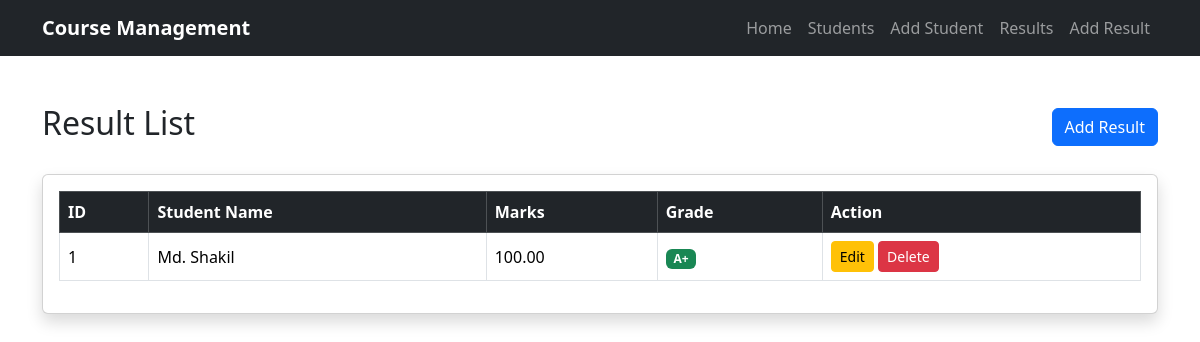
Before: /results/ with the older database file.
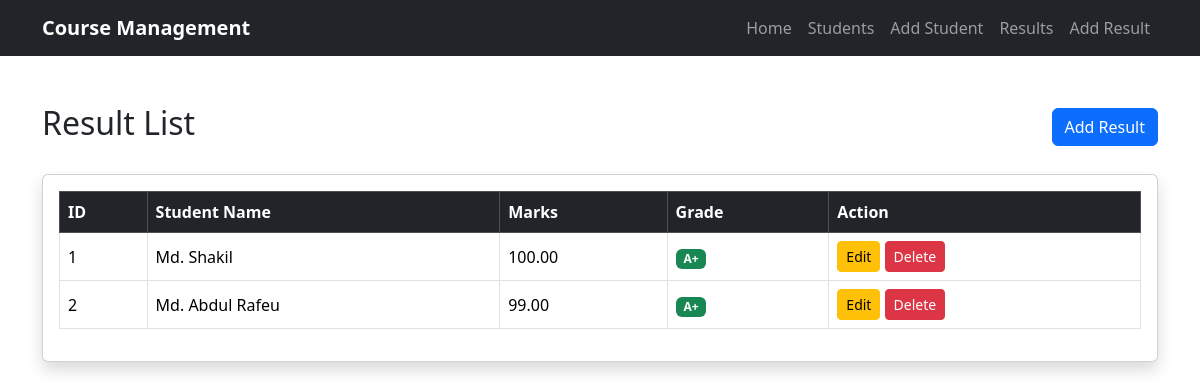
After: the same page with the newer database file.
### myapp/models.py (models this page shows)
class ResultModel(models.Model):
    student_name = models.CharField(max_length=100)
    marks = models.DecimalField(max_digits=5, decimal_places=2)
    grade = models.CharField(max_length=5)

### myapp/views.py (the view)
# urls.py: path('results/', views.result_list, name='result_list'),
def result_list(request):
    results = ResultModel.objects.all()
    return render(request, 'result_list.html', {
        'results': results
    })

### myapp/templates/result_list.html (shortened to what this page needs)
{% extends 'base.html' %}
{% block content %}
<div class="container mt-5">
    <div class="d-flex justify-content-between align-items-center mb-4">
        <h2>Result List</h2>
        <a href="{% url 'result_create' %}"
           class="btn btn-primary">
            Add Result
        </a>
    </div>
    <div class="card shadow">
        <div class="card-body">
            <div class="table-responsive">
                <table class="table table-bordered table-hover align-middle">
                    <thead class="table-dark">
                        <tr>
                            <th>ID</th>
                            <th>Student Name</th>
                            <th>Marks</th>
                            <th>Grade</th>
                            <th>Action</th>
                        </tr>
                    </thead>
                    <tbody>
                        {% for result in results %}
                        <tr>
                            <td>
                                {{ forloop.counter }}
                            </td>
                            <td>
                                {{ result.student_name }}
                            </td>
                            <td>
                                {{ result.marks }}
                            </td>
                            <td>
                                <span class="badge bg-success">
                                    {{ result.grade }}
                                </span>
                            </td>
                            <td>
                                <a href="{% url 'result_update' result.id %}"
                                   class="btn btn-sm btn-warning">
                                    Edit
                                </a>
                                <a href="{% url 'result_delete' result.id %}"
                                   class="btn btn-sm btn-danger">
                                    Delete
                                </a>
                            </td>
                        </tr>
                        {% endfor %}
                    </tbody>
                </table>
            </div>
        </div>
    </div>
</div>
{% endblock %}

Changed rows visible on the page:
added ResultModel: student_name "Md. Abdul Rafeu", marks "99.00", grade "A+"
